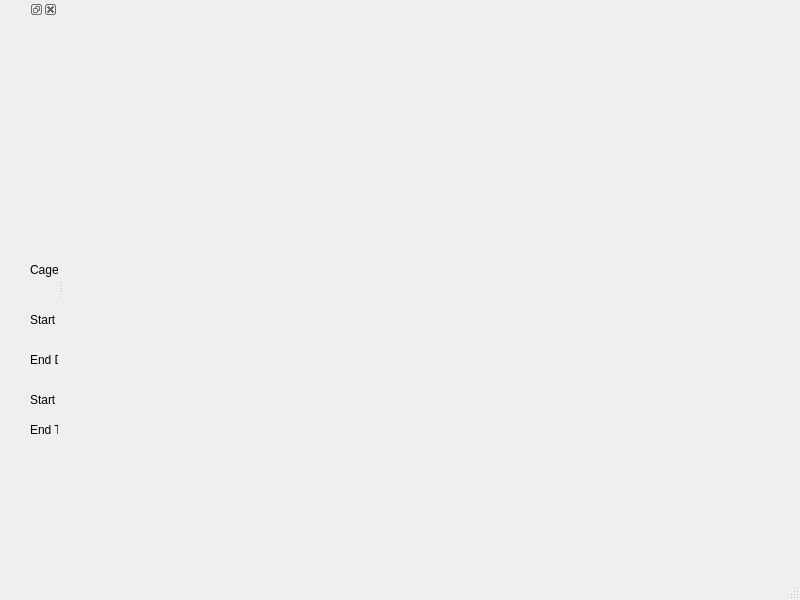
<?xml version="1.0" encoding="UTF-8"?>
<ui version="4.0">
 <class>MainWindow</class>
 <widget class="QMainWindow" name="MainWindow">
  <property name="geometry">
   <rect>
    <x>0</x>
    <y>0</y>
    <width>800</width>
    <height>600</height>
   </rect>
  </property>
  <property name="windowTitle">
   <string>MainWindow</string>
  </property>
  <widget class="QWidget" name="centralwidget">
   <widget class="MatplotlibWidget" name="matplotlibwidget">
    <property name="geometry">
     <rect>
      <x>40</x>
      <y>140</y>
      <width>400</width>
      <height>300</height>
     </rect>
    </property>
   </widget>
  </widget>
  <widget class="QMenuBar" name="menubar">
   <property name="geometry">
    <rect>
     <x>0</x>
     <y>0</y>
     <width>800</width>
     <height>21</height>
    </rect>
   </property>
  </widget>
  <widget class="QStatusBar" name="statusbar"/>
  <widget class="QDockWidget" name="dockWidget">
   <attribute name="dockWidgetArea">
    <number>1</number>
   </attribute>
   <widget class="QWidget" name="dockWidgetContents">
    <widget class="QWidget" name="layoutWidget">
     <property name="geometry">
      <rect>
       <x>30</x>
       <y>240</y>
       <width>96</width>
       <height>22</height>
      </rect>
     </property>
     <layout class="QHBoxLayout" name="horizontalLayout">
      <item>
       <widget class="QLabel" name="CageLabel">
        <property name="text">
         <string>Cage #</string>
        </property>
       </widget>
      </item>
      <item>
       <widget class="QSpinBox" name="spinBox">
        <property name="minimum">
         <number>1</number>
        </property>
        <property name="maximum">
         <number>32</number>
        </property>
       </widget>
      </item>
     </layout>
    </widget>
    <widget class="QWidget" name="">
     <property name="geometry">
      <rect>
       <x>30</x>
       <y>400</y>
       <width>140</width>
       <height>22</height>
      </rect>
     </property>
     <layout class="QHBoxLayout" name="horizontalLayout_2">
      <item>
       <widget class="QLabel" name="EndTimeLabel">
        <property name="text">
         <string>End Time</string>
        </property>
       </widget>
      </item>
      <item>
       <widget class="QTimeEdit" name="timeEdit_2"/>
      </item>
     </layout>
    </widget>
    <widget class="QWidget" name="">
     <property name="geometry">
      <rect>
       <x>30</x>
       <y>370</y>
       <width>146</width>
       <height>22</height>
      </rect>
     </property>
     <layout class="QHBoxLayout" name="horizontalLayout_3">
      <item>
       <widget class="QLabel" name="StartTimeLabel">
        <property name="text">
         <string>Start Time</string>
        </property>
       </widget>
      </item>
      <item>
       <widget class="QTimeEdit" name="timeEdit"/>
      </item>
     </layout>
    </widget>
    <widget class="QWidget" name="">
     <property name="geometry">
      <rect>
       <x>30</x>
       <y>330</y>
       <width>135</width>
       <height>22</height>
      </rect>
     </property>
     <layout class="QHBoxLayout" name="horizontalLayout_4">
      <item>
       <widget class="QLabel" name="EndDateLabel">
        <property name="text">
         <string>End Date</string>
        </property>
       </widget>
      </item>
      <item>
       <widget class="QDateEdit" name="dateEdit_2"/>
      </item>
     </layout>
    </widget>
    <widget class="QWidget" name="">
     <property name="geometry">
      <rect>
       <x>30</x>
       <y>290</y>
       <width>141</width>
       <height>22</height>
      </rect>
     </property>
     <layout class="QHBoxLayout" name="horizontalLayout_5">
      <item>
       <widget class="QLabel" name="StartDateLabel">
        <property name="text">
         <string>Start Date</string>
        </property>
       </widget>
      </item>
      <item>
       <widget class="QDateEdit" name="dateEdit"/>
      </item>
     </layout>
    </widget>
    <zorder>layoutWidget</zorder>
    <zorder>StartTimeLabel</zorder>
    <zorder>EndTimeLabel</zorder>
    <zorder>dateTimeEdit</zorder>
    <zorder>StartTimeLabel</zorder>
    <zorder>EndTimeLabel</zorder>
    <zorder>StartDateLabel</zorder>
    <zorder>EndDateLabel</zorder>
    <zorder>timeEdit</zorder>
    <zorder>timeEdit_2</zorder>
    <zorder>dateEdit</zorder>
    <zorder>dateEdit_2</zorder>
    <zorder>EndDateLabel</zorder>
    <zorder>StartDateLabel</zorder>
    <zorder>dateEdit</zorder>
   </widget>
  </widget>
 </widget>
 <customwidgets>
  <customwidget>
   <class>MatplotlibWidget</class>
   <extends>QWidget</extends>
   <header>matplotlibwidget</header>
  </customwidget>
 </customwidgets>
 <resources/>
 <connections/>
</ui>
